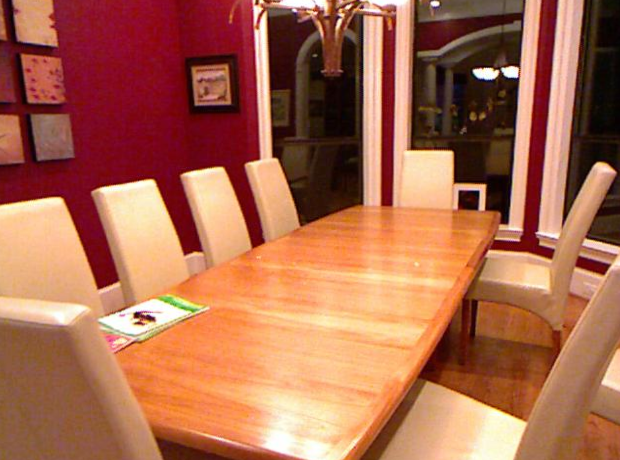
#> input picture year-3/image-enhancement/dataset/01. Hazy - Enhanced (GT)/1400.png, 620 x 460 px
$ python -i enhancement.py   (imports and definitions only)
#> lines starting #> are read from the running program, lines starting #| are printed output that depends on the picture; after the words box and inside, x2 and y2 are one past the last pixel; in counts of white or black regions, pixels touching at a corner belong together
#> further down, picture is the input picture: shape (460, 620, 3); mean B, G, R 78.6, 105.5, 170.6
import cv2
import numpy as np
from pathlib import Path
import cv2.ximgproc as xip

# =============================================================================
#                           Paths (project structure)
# =============================================================================
PROJECT_ROOT = Path(__file__).resolve().parents[1]

# Find dataset folder (must be "dataset")
DATASET_DIR = None
# [10 lines not run here, left out]

OUTPUT_DIR = PROJECT_ROOT / "output"

# Input folders
# [1 line that did not run here, left out]
# [1 line that did not run here, left out]

# Output folders
HAZY_OUT_DIR = OUTPUT_DIR / "hazy-student-enhanced"
LOW_OUT_DIR  = OUTPUT_DIR / "lowlight-student-enhanced"


# =============================================================================
#                               Small utilities
# =============================================================================
def clip_uint8(img: np.ndarray) -> np.ndarray:
    """Clip image to [0,255] and return uint8."""
    return np.clip(img, 0, 255).astype(np.uint8)


# [117 lines left out: functions limit_saturation, cap_airlight, cap_depth_map, cap_refine_t, enhance_hazy, not called in this run]


# =============================================================================
#                 Low-light enhancement (final tuned pipeline)
# =============================================================================
def enhance_lowlight(bgr: np.ndarray) -> np.ndarray:
    """
    Low-light enhancement steps:
      1) Light denoise to reduce noise amplification later
      2) Gamma lift (float) to brighten smoothly
      3) LAB:
         - White-balance by pulling a/b channel means toward 128
         - CLAHE on L + small brightness push
      4) Vignette/illumination correction using a radial gain,
         but scaled down in dark/noisy regions using a luminance mask
      5) Vibrance-like saturation (boost low-sat pixels more than high-sat),
         plus a small V lift to avoid "dead" look
      5.1) Local green suppression to handle shadow green cast/noise
      6) Final bilateral filter to clean remaining speckle
      + Extra shadow-only green suppression pass (stronger, more targeted)
    """
    # 1) Denoise a bit first
    den = cv2.fastNlMeansDenoisingColored(bgr, None, 2, 2, 7, 21)

    # 2) Gamma lift in float (keeps smooth gradients)
    f = den.astype(np.float32) / 255.0
    gamma = 0.42
    f = np.power(np.clip(f, 0, 1), gamma)
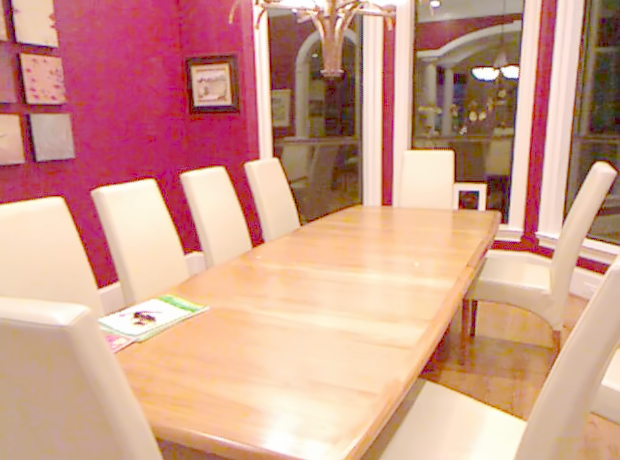
#> f: shape (460, 620, 3) float32; mean B, G, R 0.552, 0.618, 0.817

    # 3) CLAHE + WB in LAB
    lab = cv2.cvtColor((f * 255).astype(np.uint8), cv2.COLOR_BGR2LAB)
#> lab: shape (460, 620, 3); mean of channels 0, 1, 2 177, 144.6, 145.5
    L, a, b = cv2.split(lab)
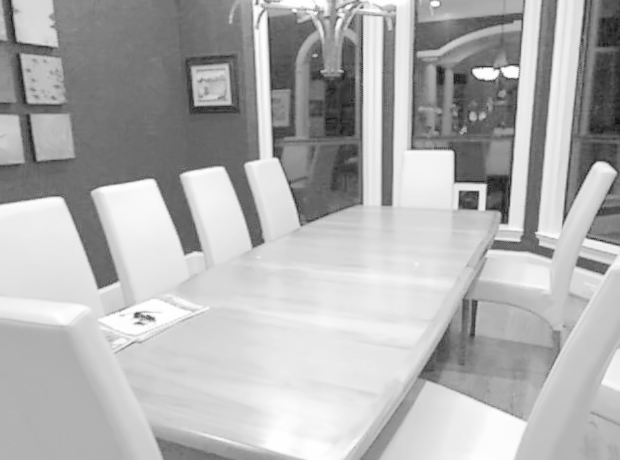
#> L: shape (460, 620); min 19, max 254, mean 177

    # White-balance: shift mean of a/b toward 128
    a_f = a.astype(np.float32)
    b_f = b.astype(np.float32)
    a_f -= (np.mean(a_f) - 128.0) * 0.7
    b_f -= (np.mean(b_f) - 128.0) * 0.7
    a = np.clip(a_f, 0, 255).astype(np.uint8)
    b = np.clip(b_f, 0, 255).astype(np.uint8)

    # Gentle CLAHE on L + small brightness push
    clahe = cv2.createCLAHE(clipLimit=1.25, tileGridSize=(12, 12))
    L2 = clahe.apply(L)
    L2 = cv2.convertScaleAbs(L2, alpha=1.05, beta=18)

    # Back to BGR (float 0..1 for further safe processing)
    lab2 = cv2.merge([L2, a, b])
#> lab2: shape (460, 620, 3); mean of channels 0, 1, 2 194.8, 132.6, 132.5
    out = cv2.cvtColor(lab2, cv2.COLOR_LAB2BGR).astype(np.float32) / 255.0
#> out: shape (460, 620, 3) float32; mean of channels 0, 1, 2 0.71, 0.726, 0.778

    # 4) Vignette correction with radial gain (bounded),
    #    scaled down in dark/noisy areas using luminance mask
    h, w = out.shape[:2]
#> h = 460; w = 620
    yy, xx = np.mgrid[0:h, 0:w].astype(np.float32)
    cx, cy = (w - 1) / 2.0, (h - 1) / 2.0
#> cx = 309.5; cy = 229.5
    r = np.sqrt((xx - cx) ** 2 + (yy - cy) ** 2)
    r = r / (r.max() + 1e-6)

    strength = 0.60
    gain_max = 1.40
    gain = 1.0 + strength * (r ** 2)
    gain = np.clip(gain, 1.0, gain_max)

    lum = out.mean(axis=2)
    lum_mask = np.clip((lum - 0.15) / 0.60, 0, 1)
    gain = 1.0 + (gain - 1.0) * lum_mask
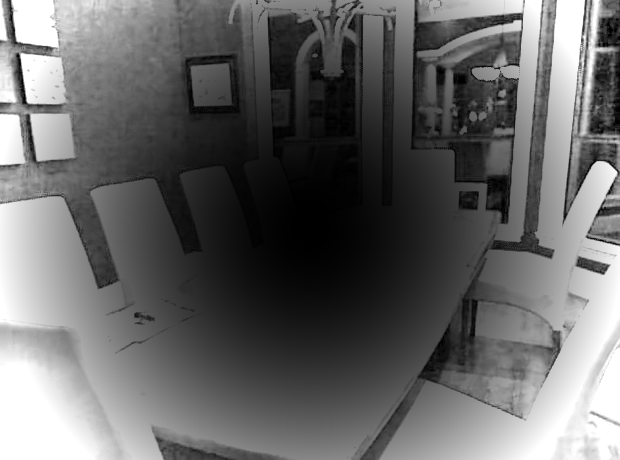
#> gain: shape (460, 620) float32; min 1, max 1.4, mean 1.16; drawn with min black and max white

    out = np.clip(out * gain[..., None], 0, 1)
#> out: shape (460, 620, 3) float32; mean of channels 0, 1, 2 0.783, 0.788, 0.866

    # 5) Vibrance + mild value lift
    hsv = cv2.cvtColor((out * 255).astype(np.uint8), cv2.COLOR_BGR2HSV).astype(np.float32)
#> hsv: shape (460, 620, 3) float32; mean of channels 0, 1, 2 54.1, 45.6, 223.9
    s = hsv[..., 1]
    v = hsv[..., 2]

    s_boost = 1.10 + (1.0 - s / 255.0) * 0.30
    s = s * s_boost

    v = v * 1.02 + 2  # small brightness lift to maintain richness

    hsv[..., 1] = np.clip(s, 0, 235)
#> hsv: shape (460, 620, 3) float32; mean of channels 0, 1, 2 54.1, 58.1, 223.9
    hsv[..., 2] = np.clip(v, 0, 255)
#> hsv: shape (460, 620, 3) float32; mean of channels 0, 1, 2 54.1, 58.1, 226.6

    out_u8 = cv2.cvtColor(hsv.astype(np.uint8), cv2.COLOR_HSV2BGR)

    # 5.1) Local green cast suppression (targets left greenish shadows)
    bch, gch, rch = cv2.split(out_u8.astype(np.float32))

    dark = (0.2126 * rch + 0.7152 * gch + 0.0722 * bch) < 160
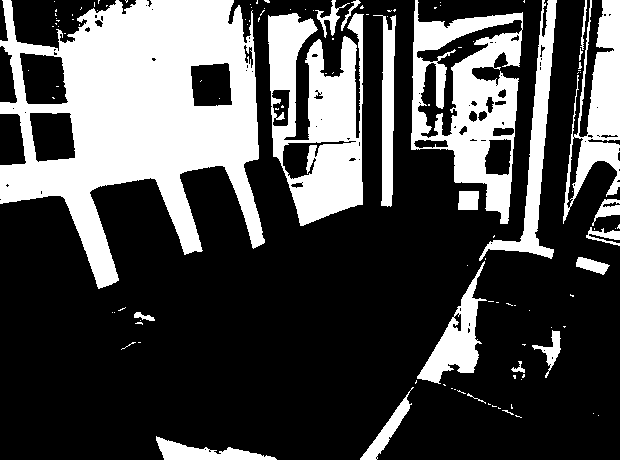
#> dark: shape (460, 620) bool; 29.6% white; 117 white regions (96 under 20 px), largest, box (x1, y1, x2, y2) and area: (0, 0, 265, 289) 40739, (268, 13, 364, 226) 12592, (411, 0, 523, 224) 11465
    greenish = (gch > rch * 1.18) & (gch > bch * 1.18) & dark
#> greenish: shape (460, 620) bool; 0.45% white; 130 white regions (115 under 20 px), largest, box (x1, y1, x2, y2) and area: (604, 101, 620, 116) 139, (602, 0, 617, 11) 121, (594, 112, 604, 125) 74

    mask = greenish.astype(np.float32)
    mask = cv2.GaussianBlur(mask, (0, 0), sigmaX=11, sigmaY=11)

    gch = gch * (1.0 - 0.20 * mask)

    out_u8 = cv2.merge([
        np.clip(bch, 0, 255).astype(np.uint8),
        np.clip(gch, 0, 255).astype(np.uint8),
        np.clip(rch, 0, 255).astype(np.uint8),
    ])

    # 6) Final light denoise
    out_u8 = cv2.bilateralFilter(out_u8, d=7, sigmaColor=30, sigmaSpace=30)

    # Extra shadow-only green suppression (stronger, more targeted)
    bch, gch, rch = cv2.split(out_u8.astype(np.float32))

    Y = 0.2126 * rch + 0.7152 * gch + 0.0722 * bch
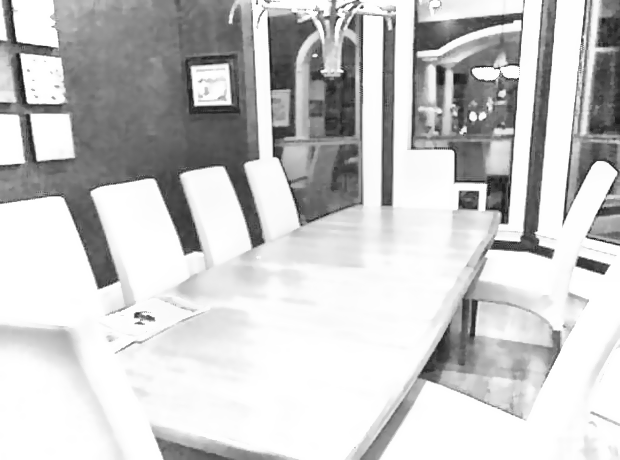
#> Y: shape (460, 620) float32; min 26.16, max 255, mean 201.5
    excess = gch - 0.5 * (rch + bch)
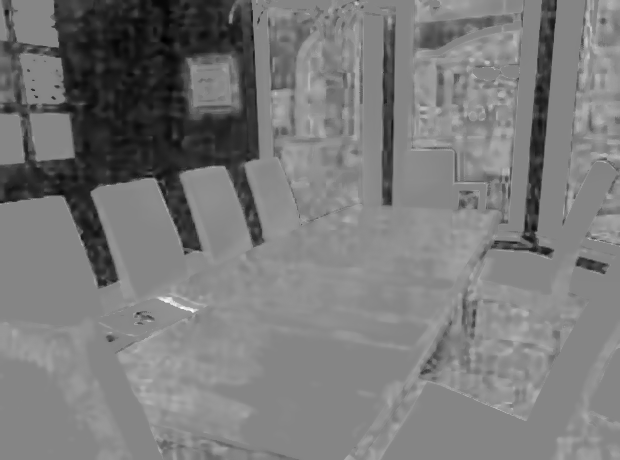
#> excess: shape (460, 620) float32; min -144, max 132, mean -11.8; drawn with min black and max white

    mask = ((Y < 170) & (excess > 12)).astype(np.float32)
#> mask: shape (460, 620) float32; values 0 (black) and 1 (white), 4.1% white; 281 white regions (209 under 20 px), largest, box (x1, y1, x2, y2) and area: (590, 21, 620, 97) 958, (463, 28, 523, 66) 833, (413, 66, 443, 146) 815
    mask = cv2.GaussianBlur(mask, (0, 0), sigmaX=15, sigmaY=15)
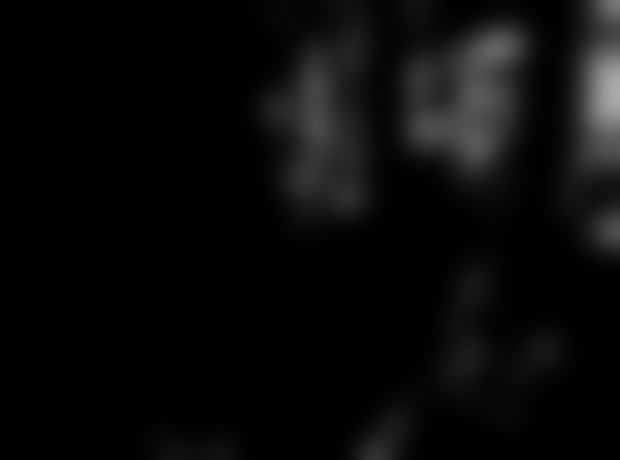
#> mask: shape (460, 620) float32; min 0, max 0.67, mean 0.0405

    gch = gch * (1.0 - 0.28 * mask)
    rch = rch * (1.0 + 0.06 * mask)

    out_u8 = cv2.merge([
        np.clip(bch, 0, 255).astype(np.uint8),
        np.clip(gch, 0, 255).astype(np.uint8),
        np.clip(rch, 0, 255).astype(np.uint8),
    ])

    return out_u8


# =============================================================================
#                               Batch processing
# =============================================================================
# [36 lines left out: functions process_folder, main, not called in this run]


# [2 lines not run here, left out]

>>> import cv2
>>> picture = cv2.imread('../dataset/01. Hazy - Enhanced (GT)/1400.png')
>>> result = enhance_lowlight(picture)

$ run again, on year-3/image-enhancement/dataset/01. Hazy - Raw/1401.png
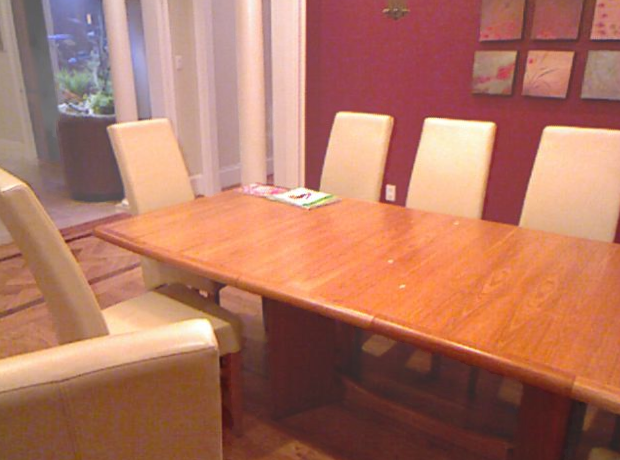
#> input picture year-3/image-enhancement/dataset/01. Hazy - Raw/1401.png, 620 x 460 px
#> picture is the input picture: shape (460, 620, 3); mean B, G, R 97.9, 117.5, 175.4
#> lab: shape (460, 620, 3); mean of channels 0, 1, 2 191.9, 139.3, 139.9
#> lab2: shape (460, 620, 3); mean of channels 0, 1, 2 210, 131.3, 130.9
#> in enhance_lowlight, `dark = (0.2126 * rch + 0.7152 * gch + 0.0722 * bch) < 160`:
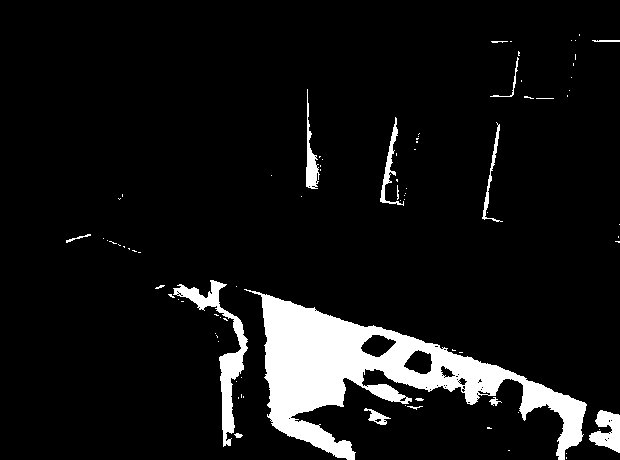
#> dark: shape (460, 620) bool; 8.3% white; 86 white regions (69 under 20 px), largest, box (x1, y1, x2, y2) and area: (244, 289, 587, 460) 18358, (173, 280, 248, 447) 2290, (589, 410, 620, 453) 818
#> greenish: shape (460, 620) bool; every value is 0
#> in enhance_lowlight, `rch = rch * (1.0 + 0.06 * mask)`:
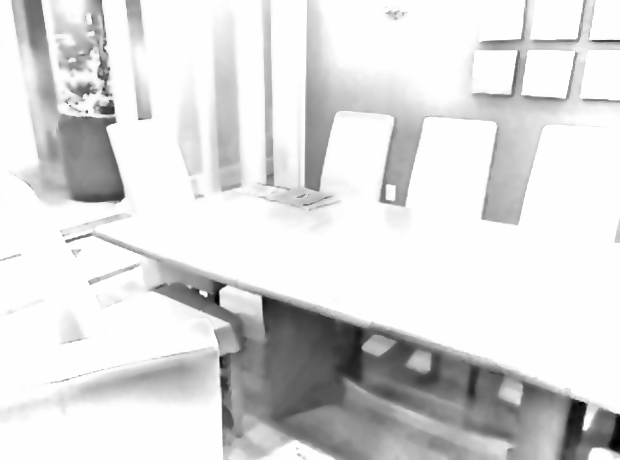
#> rch: shape (460, 620) float32; min 106, max 255.3, mean 234.7; drawn with min black and max white

$ run again, on year-3/image-enhancement/dataset/02. Low Light - Enhanced (GT)/630.png
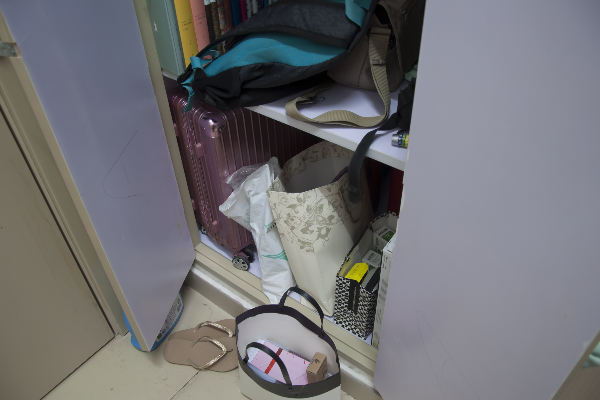
#> input picture year-3/image-enhancement/dataset/02. Low Light - Enhanced (GT)/630.png, 600 x 400 px
#> picture is the input picture: shape (400, 600, 3); mean B, G, R 116.9, 112.9, 113.4
#> lab: shape (400, 600, 3); mean of channels 0, 1, 2 182.4, 128.7, 126.9
#> lab2: shape (400, 600, 3); mean of channels 0, 1, 2 209.6, 127.7, 126.9
#> dark: shape (400, 600) bool; 14.1% white; 164 white regions (142 under 20 px), largest, box (x1, y1, x2, y2) and area: (163, 0, 425, 338) 29409, (232, 285, 341, 398) 1904, (0, 107, 113, 331) 326
#> greenish: shape (400, 600) bool; 0.03% white in thin lines or dots, all inside (x1, y1, x2, y2) = (157, 77, 394, 339)
#> in enhance_lowlight, `gch = gch * (1.0 - 0.28 * mask)`:
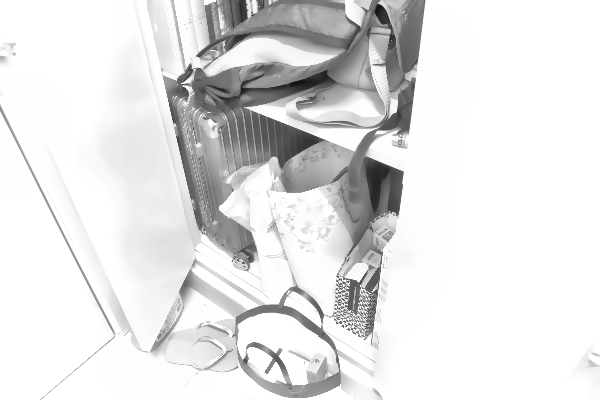
#> gch: shape (400, 600) float32; min 19.97, max 255, mean 227.1
